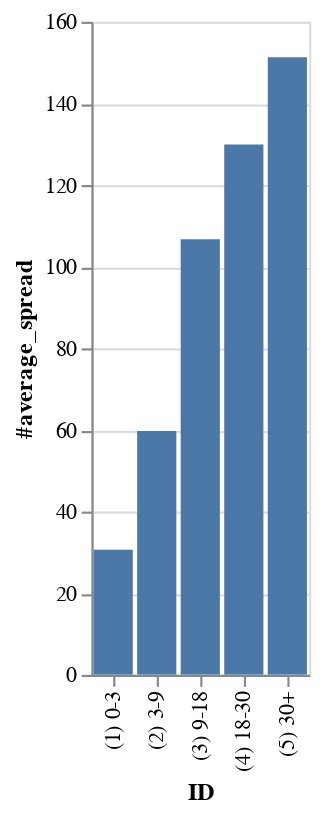

Source (notebook cell):
### Code cell
# Example: Average spread for an issuer
query = """
let(
    #bins = bins(maturity_years,
                 [3,9,18,30],
                 ['(1) 0-3','(2) 3-9','(3) 9-18','(4) 18-30','(5) 30+']);
    #average_spread = avg(group(spread(st=oas),#bins));
)
get(#average_spread)
for(filter(bonds('NVDA US Equity', issuedby = 'ENTITY'),
           maturity_years != NA))
"""

with BQuery() as bq:
    df = bq.bql(query)
df.head(5)

### Figure 1 — Vega-Lite specification as saved in the notebook (floating-point values rounded to 4 significant figures)
{"config": {"view": {"continuousWidth": 300, "continuousHeight": 300}}, "data": {"name": "data-801f0105c2f137aacf83e68239930d6c"}, "mark": {"type": "bar"}, "encoding": {"tooltip": [{"field": "ID", "type": "nominal"}, {"field": "#average_spread", "type": "quantitative"}], "x": {"field": "ID", "type": "nominal"}, "y": {"field": "#average_spread", "type": "quantitative"}}, "params": [{"name": "param_1", "select": {"type": "interval", "encodings": ["x", "y"]}, "bind": "scales"}], "$schema": "https://vega.github.io/schema/vega-lite/v5.20.1.json", "datasets": {"data-801f0105c2f137aacf83e68239930d6c": [{"ID": "(1) 0-3", "#average_spread": 30.64, "#average_spread.DATE": "2024-12-10T00:00:00", "#average_spread.ORIG_IDS": "QZ552396 Corp", "#average_spread.#BINS": "(1) 0-3"}, {"ID": "(2) 3-9", "#average_spread": 59.77, "#average_spread.DATE": "2024-12-10T00:00:00", "#average_spread.ORIG_IDS": null, "#average_spread.#BINS": "(2) 3-9"}, {"ID": "(3) 9-18", "#average_spread": 106.7, "#average_spread.DATE": "2024-12-10T00:00:00", "#average_spread.ORIG_IDS": "BH393780 Corp", "#average_spread.#BINS": "(3) 9-18"}, {"ID": "(4) 18-30", "#average_spread": 129.9, "#average_spread.DATE": "2024-12-10T00:00:00", "#average_spread.ORIG_IDS": "BH393781 Corp", "#average_spread.#BINS": "(4) 18-30"}, {"ID": "(5) 30+", "#average_spread": 151.3, "#average_spread.DATE": "2024-12-10T00:00:00", "#average_spread.ORIG_IDS": "BH393782 Corp", "#average_spread.#BINS": "(5) 30+"}]}}
